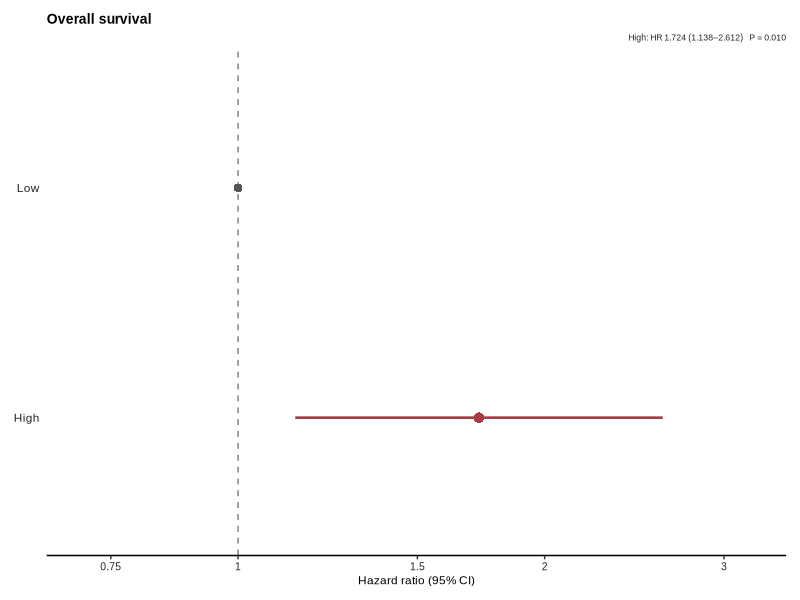
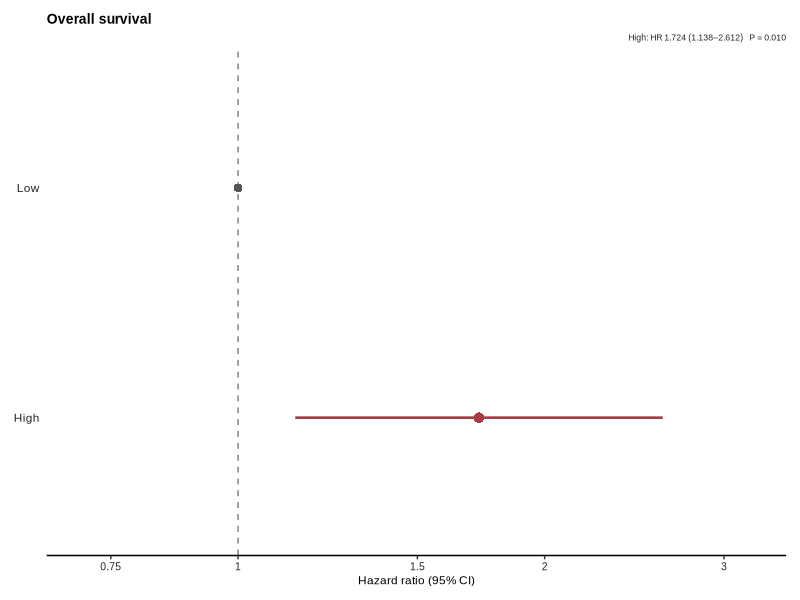
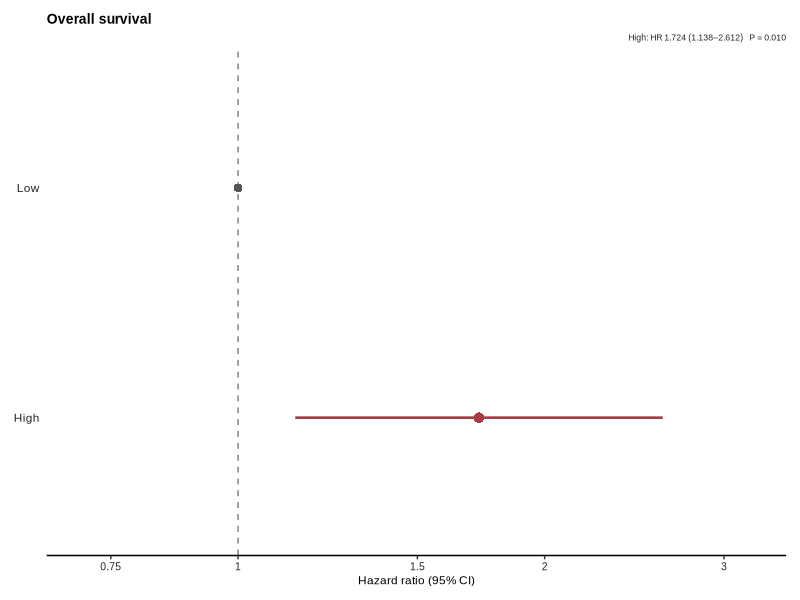

These figures' R source, in order:
############################################################
# Cox regression forest plot
############################################################

library(ggplot2)
library(dplyr)
library(grid)
library(svglite)

df <- data.frame(
  Group = c("Low", "High"),
  Patients = c(62, 62),
  Events = c(39, 53),
  HR = c(1.00, 1.724),
  lower = c(NA, 1.138),
  upper = c(NA, 2.612),
  P = c(NA, 0.01022)
)

df$Group <- factor(df$Group, levels = c("High", "Low"))

df <- df %>%
  mutate(
    HR_CI = ifelse(
      Group == "Low",
      "1.00 (Reference)",
      sprintf("%.2f (%.2f–%.2f)", HR, lower, upper)
    ),
    P_label = ifelse(is.na(P), "—", sprintf("%.3f", P))
  )

p <- ggplot(df, aes(y = Group)) +
  geom_vline(
    xintercept = 1,
    linetype = "dashed",
    linewidth = 0.5,
    color = "#808080"
  ) +
  geom_errorbarh(
    data = df %>% filter(Group == "High"),
    aes(xmin = lower, xmax = upper),
    height = 0,
    linewidth = 0.9,
    color = "#A63D40"
  ) +
  geom_point(
    data = df %>% filter(Group == "High"),
    aes(x = HR),
    size = 3.2,
    shape = 16,
    color = "#A63D40"
  ) +
  geom_point(
    data = df %>% filter(Group == "Low"),
    aes(x = HR),
    size = 2.6,
    shape = 16,
    color = "#555555"
  ) +
  scale_x_log10(
    limits = c(0.7, 3.2),
    breaks = c(0.75, 1, 1.5, 2, 3),
    labels = c("0.75", "1", "1.5", "2", "3")
  ) +
  labs(
    x = "Hazard ratio (95% CI)",
    y = NULL,
    title = "Overall survival",
    subtitle = "High: HR 1.724 (1.138–2.612)   P = 0.010"
  ) +
  theme_classic(base_family = "Arial") +
  theme(
    plot.title = element_text(size = 10, face = "bold", hjust = 0),
    plot.subtitle = element_text(size = 6.3, hjust = 1, color = "#262626"),
    axis.title.x = element_text(size = 8.5),
    axis.text.x = element_text(size = 7.5, color = "#262626"),
    axis.text.y = element_text(size = 8.5, color = "#262626"),
    axis.line.y = element_blank(),
    axis.ticks.y = element_blank(),
    panel.grid = element_blank(),
    plot.margin = margin(10, 10, 10, 10)
  )

ggsave("Cox_OS_forest_plot.pdf", p, width = 3.2, height = 2.3, device = cairo_pdf)
ggsave("Cox_OS_forest_plot.svg", p, width = 3.2, height = 2.3, device = svglite)
ggsave("Cox_OS_forest_plot_600dpi.png", p, width = 3.2, height = 2.3, dpi = 600, bg = "white")

table_df <- df %>%
  mutate(`HR (95% CI)` = HR_CI, `Cox P` = P_label) %>%
  select(Group, Patients, Events, `HR (95% CI)`, `Cox P`)

write.csv(table_df, "Cox_OS_results_table.csv", row.names = FALSE)

############################################################
# END
############################################################
